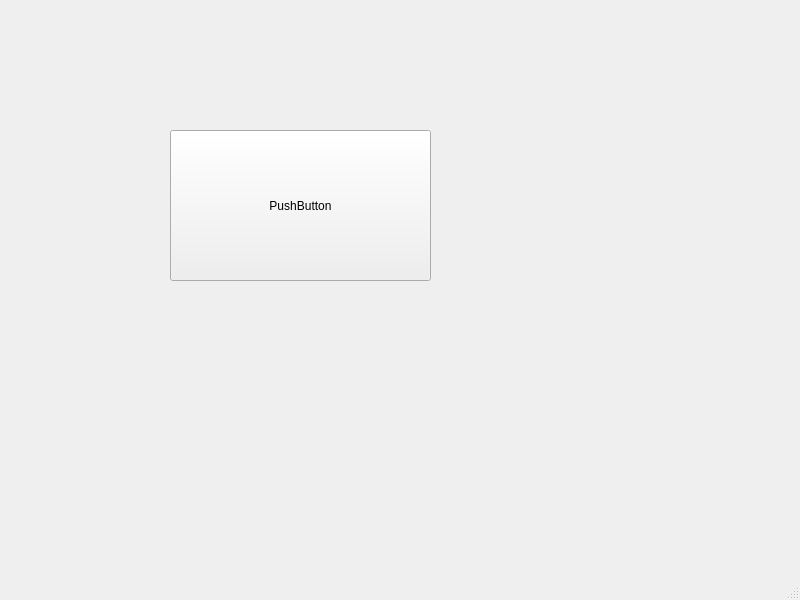
<?xml version="1.0" encoding="UTF-8"?>
<ui version="4.0">
 <class>MainWindow</class>
 <widget class="QMainWindow" name="MainWindow">
  <property name="geometry">
   <rect>
    <x>0</x>
    <y>0</y>
    <width>800</width>
    <height>600</height>
   </rect>
  </property>
  <property name="windowTitle">
   <string>MainWindow</string>
  </property>
  <widget class="QWidget" name="centralwidget">
   <widget class="QPushButton" name="pushButton">
    <property name="geometry">
     <rect>
      <x>170</x>
      <y>130</y>
      <width>261</width>
      <height>151</height>
     </rect>
    </property>
    <property name="text">
     <string>PushButton</string>
    </property>
   </widget>
  </widget>
  <widget class="QMenuBar" name="menubar">
   <property name="geometry">
    <rect>
     <x>0</x>
     <y>0</y>
     <width>800</width>
     <height>26</height>
    </rect>
   </property>
  </widget>
  <widget class="QStatusBar" name="statusbar"/>
 </widget>
 <resources/>
 <connections/>
</ui>
